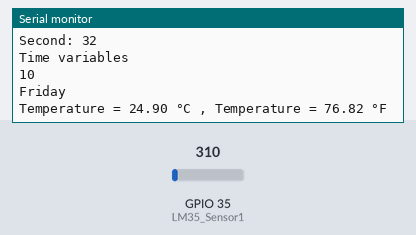
The sketch below on a simulated ESP32. On the bench: the last lines printed to the serial monitor. The inputs (shaded band) are chosen by the test bench; at power-on: GPIO 35 (LM35_Sensor1) = 310. WiFi joins after 1.5 s; servers stay silent unless stated; the local clock reads 2024-03-15 10:24:30 at power-on unless the sketch sets it.

Above: at 2.7 s.
2.8 s: GPIO 35 (LM35_Sensor1) set to 372
At 4.1 s:
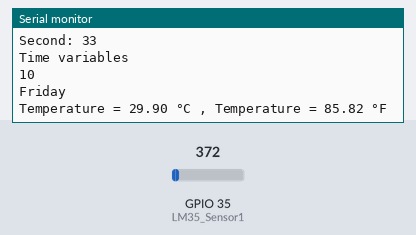
4.3 s: GPIO 35 (LM35_Sensor1) set to 434
At 5.4 s:
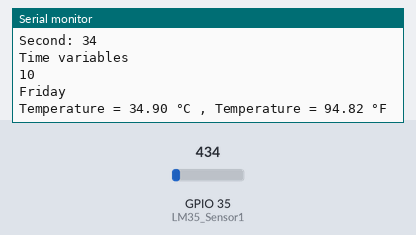
Timing chart, 0 to 7.3 s (numbered marks = the images above; inputs shaded):
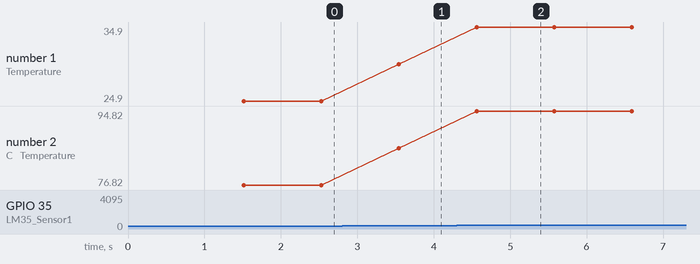

Measured:
- after the input at 2.8 s, the serial monitor: prints a new line after 0.74 s (image 1)
- after the input at 4.3 s, the serial monitor: prints a new line after 0.26 s (image 2)
- plotted number 1: 24.9 → 29.9 after the input at 2.8 s, 29.9 → 34.9 after the input at 4.3 s
- plotted number 2: 76.82 → 85.82 after the input at 2.8 s, 85.82 → 94.82 after the input at 4.3 s

The sketch:

time_ntp.ino
```cpp
#include <WiFi.h>
#include "time.h"
#include "esp_adc_cal.h"

#define LM35_Sensor1    35

// Setting SSID and Password
const char* ssid = "WIND_2.4G_9F29CF";
const char* password = "bkYA7AAYGE";

//request the time from pool.ntp.org
const char* ntpServer = "pool.ntp.org";

//Change the time gmtOffset_sec variable to match your time zone (2 for Greece)
const long gmtOffset_sec = 2;

/*The daylightOffset_sec variable defines the offset in seconds for daylight saving time.
It is generally one hour, that corresponds to 3600 seconds*/
const int daylightOffset_sec = 3600;

//Temp sensor variables
int LM35_Raw_Sensor1 = 0;
float LM35_TempC_Sensor1 = 0.0;
float LM35_TempF_Sensor1 = 0.0;
float Voltage = 0.0;

void setup(){
  Serial.begin(115200);

// Connect to Wi-Fi
  Serial.print("Connecting to ");
  Serial.println(ssid);
  WiFi.begin(ssid, password);
  while (WiFi.status() != WL_CONNECTED) {
    delay(500);
    Serial.print(".");
  }
  Serial.println("");
  Serial.println("WiFi connected.");

  // Init and get the time
  configTime(gmtOffset_sec, daylightOffset_sec, ntpServer);
  printLocalTime();

  //disconnect WiFi as it's no longer needed
  WiFi.disconnect(true);
  WiFi.mode(WIFI_OFF);
}

void loop(){
  delay(1000);
  printLocalTime();
}

void printLocalTime(){
  struct tm timeinfo;
  if(!getLocalTime(&timeinfo)){
    Serial.println("Failed to obtain time");
    return;
  }
  Serial.println(&timeinfo, "%A, %M %d %Y %H:%M:%S");
  Serial.print("Day of week: ");
  Serial.println(&timeinfo, "%A");
  Serial.print("Month: ");
  Serial.println(&timeinfo, "%B");
  Serial.print("Day of Month: ");
  Serial.println(&timeinfo, "%d");
  Serial.print("Year: ");
  Serial.println(&timeinfo, "%Y");
  Serial.print("Hour: ");
  Serial.println(&timeinfo, "%H");
  Serial.print("Hour (12 hour format): ");
  Serial.println(&timeinfo, "%I");
  Serial.print("Minute: ");
  Serial.println(&timeinfo, "%M");
  Serial.print("Second: ");
  Serial.println(&timeinfo, "%S");

  Serial.println("Time variables");
  char timeHour[3];
  strftime(timeHour,3, "%H", &timeinfo);
  Serial.println(timeHour);
  char timeWeekDay[10];
  strftime(timeWeekDay,10, "%A", &timeinfo);
  Serial.println(timeWeekDay);
  Serial.println();

  //Temp Sensor Section
  // Read LM35_Sensor1 ADC Pin
  LM35_Raw_Sensor1 = analogRead(LM35_Sensor1);
  // Calibrate ADC & Get Voltage (in mV)
  Voltage = readADC_Cal(LM35_Raw_Sensor1);
  // TempC = Voltage(mV) / 10
  LM35_TempC_Sensor1 = Voltage / 10;
  LM35_TempF_Sensor1 = (LM35_TempC_Sensor1 * 1.8) + 32;

  // Print The Readings
  Serial.print("Temperature = ");
  Serial.print(LM35_TempC_Sensor1);
  Serial.print(" °C , ");
  Serial.print("Temperature = ");
  Serial.print(LM35_TempF_Sensor1);
  Serial.println(" °F");
}

uint32_t readADC_Cal(int ADC_Raw)
{
  esp_adc_cal_characteristics_t adc_chars;

  esp_adc_cal_characterize(ADC_UNIT_1, ADC_ATTEN_DB_11, ADC_WIDTH_BIT_12, 1100, &adc_chars);
  return(esp_adc_cal_raw_to_voltage(ADC_Raw, &adc_chars));
}
```
